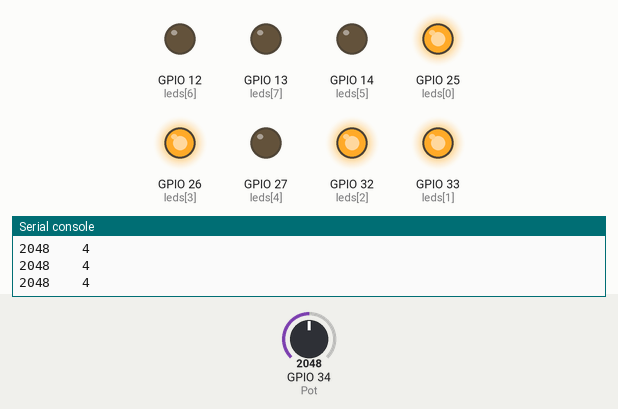
Simulated run of this program. Board: ESP32 board running MicroPython. Shown: output pins drawn as LEDs (lit = HIGH), the last lines printed to the serial console. The inputs (shaded band) are chosen by the test bench; at power-on: GPIO 34 (Pot) = 2048 (analog values on the 0–4095 scale).

Above: at 1.2 s.
1.3 s: GPIO 34 (Pot) set to 2235
2.8 s: GPIO 34 (Pot) set to 2332
At 3.2 s:
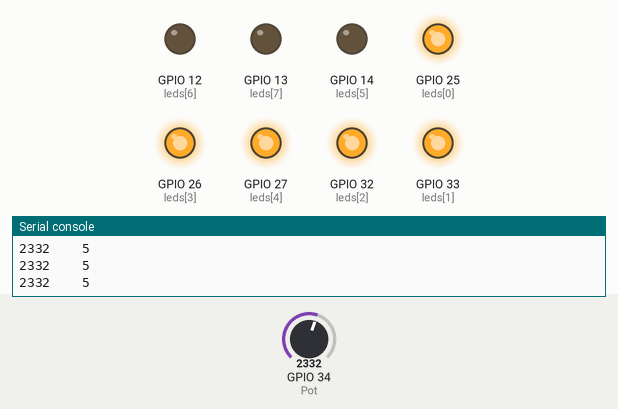
4.3 s: GPIO 34 (Pot) set to 2866
At 5.5 s:
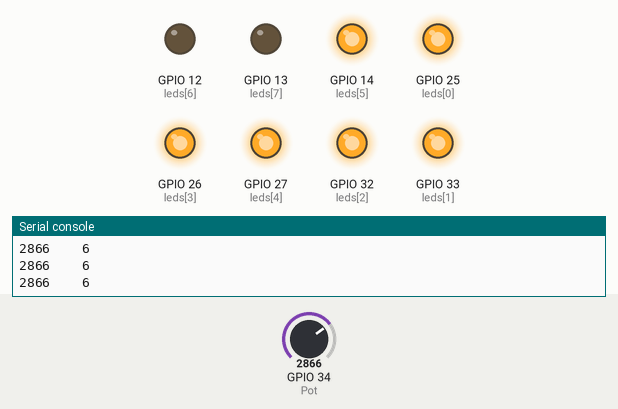
5.8 s: GPIO 34 (Pot) set to 3115
7.3 s: GPIO 34 (Pot) set to 3245
At 7.7 s:
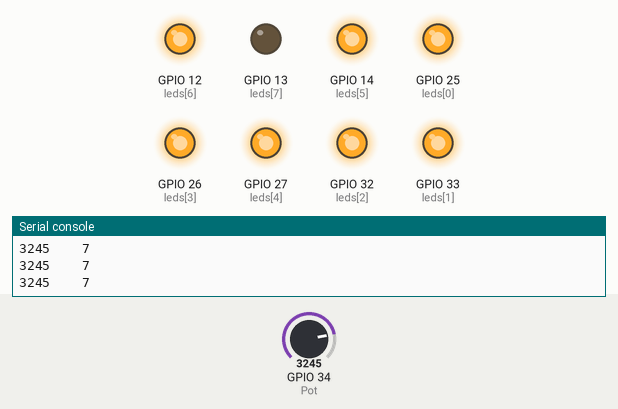
8.8 s: GPIO 34 (Pot) set to 2047
At 9.2 s:
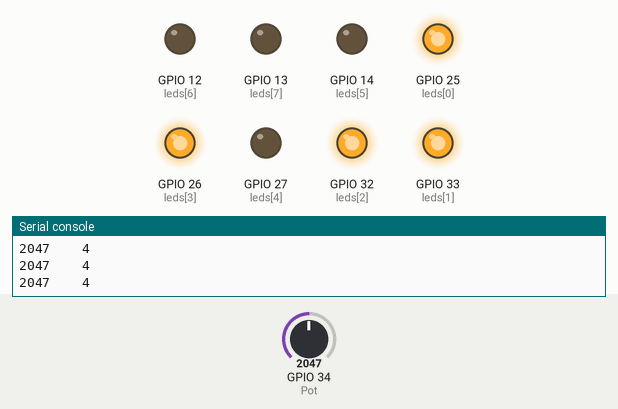
Timing chart, 0 to 11.3 s (numbered marks = the images above; inputs shaded):
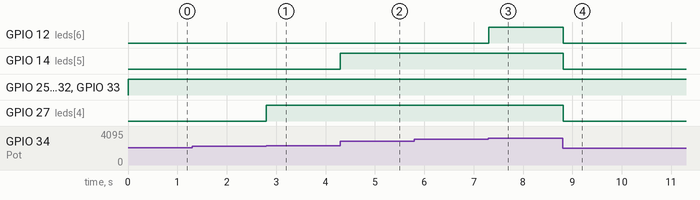

Measured:
- the behaviour switches between 2274 and 2275 on GPIO 34 (Pot) (found by bisection; images 0 and 1)
- the behaviour switches between 3184 and 3185 on GPIO 34 (Pot) (found by bisection; images 2 and 3)
- after the input at 2.8 s, GPIO 27 (leds[4]): LOW → HIGH at once
- after the input at 4.3 s, GPIO 14 (leds[5]): LOW → HIGH at once
- after the input at 7.3 s, GPIO 12 (leds[6]): LOW → HIGH at once
- after the input at 8.8 s, GPIO 12 (leds[6]), GPIO 14 (leds[5]), GPIO 27 (leds[4]): HIGH → LOW at once

The program:

ADC.py
```python
from machine import Pin, ADC
from time import sleep

Pot = ADC(Pin(34))
Pot.atten(ADC.ATTN_11DB)

pines = [25, 33, 32, 26, 27, 14, 12, 13]
leds = [Pin(x, Pin.OUT) for x in pines]

while True:

    pot_value = Pot.read()
    maximo = pot_value//455

    for i in range(len(leds)):
        if(i<maximo): leds[i].on()
        else: leds[i].off()

    print(pot_value, "\t",maximo)
    sleep(0.01)
```
